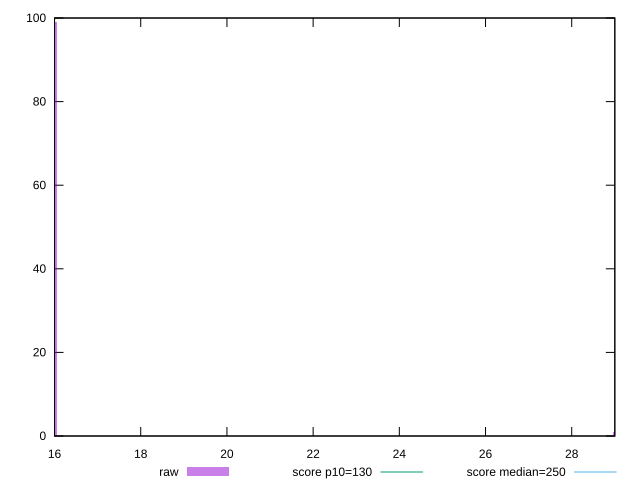

Write the gnuplot code that produced this figure.
reset

$raw <<EOF
16 99
29 1
EOF

set key outside below
set boxwidth 0.1
set xrange [16:29]
set yrange [0:100]
set trange [0:100]
set style fill transparent solid 0.5 noborder

set parametric
set terminal svg size 640, 490 enhanced background rgb 'white'
set output "reprap/max-potential-fid/samples/pages+cached+noexternal+nofonts+nosvg+noimg+nocss/raw/histogram.svg"

plot $raw title "raw" with boxes, \
     130,t title "score p10=130", \
     250,t title "score median=250"

reset
